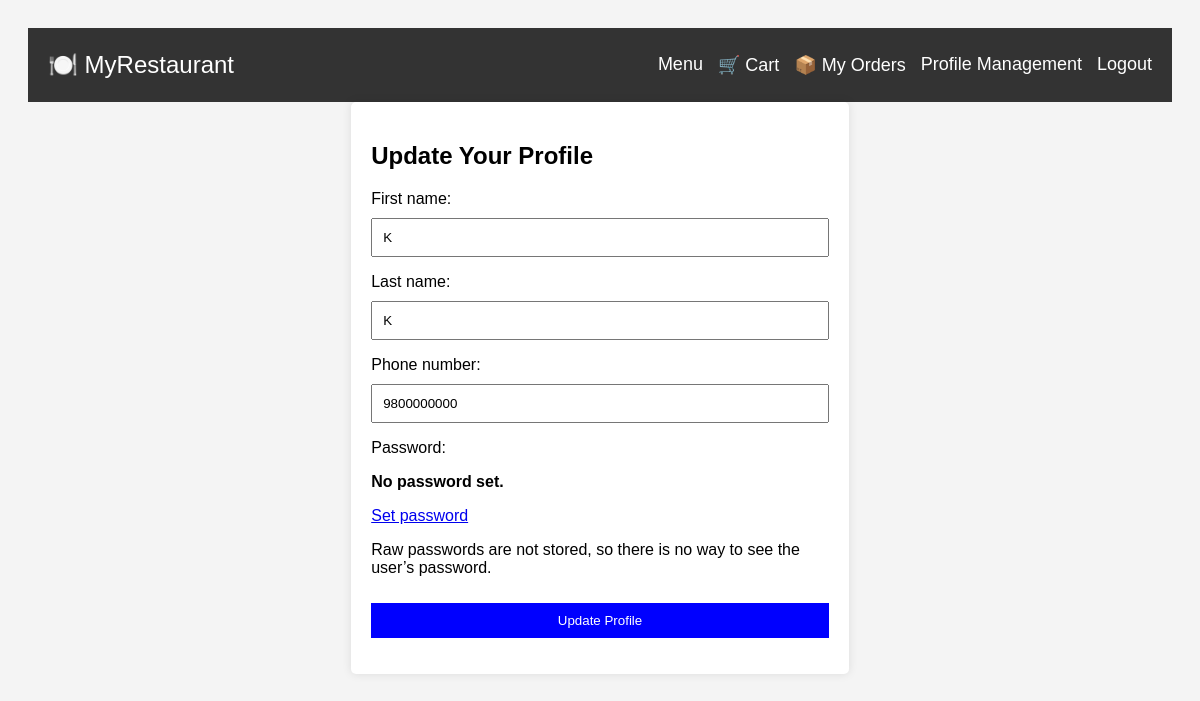
The app's page /profile/ (signed in) with its own data.
### menu/models.py (models this page shows, shortened)
class User(AbstractUser):
    email_confirmed = models.BooleanField(default=False)
    otp = models.CharField(max_length=6, null=True, blank=True)
    otp_expiration = models.DateTimeField(null=True, blank=True)
    phone_number = models.CharField(max_length=15, null=True, blank=True)

### menu/views.py (the view)
# urls.py: path('profile/', views.profile, name='profile'),
@login_required
def profile(request):
    if request.method == 'POST':
        form = UserProfileForm(request.POST, instance=request.user)
        if form.is_valid():
            form.save()
            messages.success(request, "Your profile has been updated!")
            return redirect('profile')
    else:
        form = UserProfileForm(instance=request.user)
    return render(request, 'profile.html', {'form': form})

### menu/forms.py
class UserProfileForm(UserChangeForm):
    class Meta:
        model = User
        fields = ['first_name', 'last_name', 'phone_number']

### menu/templates/profile.html (shortened to what this page needs)
{% load static %}
{% include 'navbar.html' %}
<!DOCTYPE html>
<html lang="en">
<head>
</head>
<body>
   <div class="container">
    <h2>Update Your Profile</h2>
    <form method="post">
        {{ form.as_p }}
        <button type="submit">Update Profile</button>
    </form>
</div>
</body>
</html>
</body>
</html>

### menu/templates/profile.html (style rules this page uses)
body { font-family: Arial, sans-serif; background-color: #f4f4f4; padding: 20px; }
.container { width: 40%; margin: 0 auto; background-color: white; padding: 20px; border-radius: 5px; box-shadow: 0 0 10px rgba(0, 0, 0, 0.1); }
input, button { width: 100%; padding: 10px; margin-top: 10px; }
button { background-color: blue; color: white; border: none; cursor: pointer; }

### records on screen
User: first_name "K", last_name "K", phone_number "9800000000"
